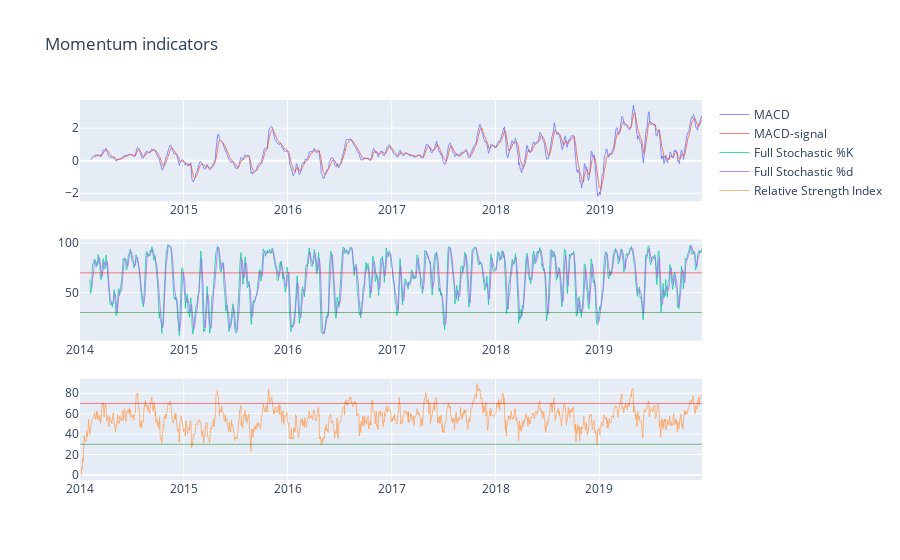

The code cell stored with this chart in its notebook:
### Code cell
from plotly.subplots import make_subplots

# Plotting technical indicators 
fig1 = make_subplots(rows=3, cols=1)
fig1.append_trace(
    go.Scatter(x=full_msft_df.index, 
               y=full_msft_df["macd"],
               mode='lines',
               line=dict(width = 0.75),
               name="MACD"),row = 1,col = 1
    )
fig1.append_trace(
    go.Scatter(x=full_msft_df.index, 
               y=full_msft_df["macd-signal"],
               mode='lines',
               line=dict(width = 0.75),
               name="MACD-signal"),row=1,col=1
    )
fig1.append_trace(
    go.Scatter(x=full_msft_df.index, 
               y=full_msft_df["stoch-%K"],
               mode='lines',
               line=dict(width = 0.75),
               name="Full Stochastic %K"),row=2,col=1
    )
fig1.append_trace(
    go.Scatter(x=full_msft_df.index, 
               y=full_msft_df["stoch-%d"],
               mode='lines',
               line=dict(width = 0.75),
               name="Full Stochastic %d"),row=2,col=1
    )
fig1.append_trace(
    go.Scatter(x=full_msft_df.index, 
               y=full_msft_df["rsi"],
               mode='lines',
               line=dict(width = 0.75),
               name="Relative Strength Index"),row=3,col=1
    )

fig1['layout'].update(
    shapes=[{'type': 'line','y0':70,'y1': 70,'x0':str(full_msft_df.index[0]),
             'x1':str(full_msft_df.index[-1]),'xref':'x2','yref':'y2',
             'line': {'color': 'red','width': 0.5}},
            {'type': 'line','y0':30,'y1': 30,'x0':str(full_msft_df.index[0]),
             'x1':str(full_msft_df.index[-1]),'xref':'x2','yref':'y2',
             'line': {'color': 'green','width': 0.5}},
            {'type': 'line','y0':70,'y1': 70,'x0':str(full_msft_df.index[0]),
             'x1':str(full_msft_df.index[-1]),'xref':'x3','yref':'y3',
             'line': {'color': 'red','width': 0.5}},
            {'type': 'line','y0':30,'y1': 30,'x0':str(full_msft_df.index[0]),
             'x1':str(full_msft_df.index[-1]),
             'xref':'x3','yref':'y3',
             'line': {'color': 'green','width': 0.5}}]
)
fig1.update_layout(title=go.layout.Title(text="Momentum indicators"))
fig1.show()

### Figure 1 — Plotly figure (JSON) as saved in the notebook; plotly's stock layout.template omitted (floating-point values rounded to 4 significant figures; data arrays with more than 128 entries replaced by an {"elided": "..."} marker saying what was removed)
{"data": [{"line": {"width": 0.75}, "mode": "lines", "name": "MACD", "type": "scatter", "x": {"elided": "1507 str values"}, "xaxis": "x", "y": {"elided": "1507 float values"}, "yaxis": "y"}, {"line": {"width": 0.75}, "mode": "lines", "name": "MACD-signal", "type": "scatter", "x": {"elided": "1507 str values"}, "xaxis": "x", "y": {"elided": "1507 float values"}, "yaxis": "y"}, {"line": {"width": 0.75}, "mode": "lines", "name": "Full Stochastic %K", "type": "scatter", "x": {"elided": "1507 str values"}, "xaxis": "x2", "y": {"elided": "1507 float values"}, "yaxis": "y2"}, {"line": {"width": 0.75}, "mode": "lines", "name": "Full Stochastic %d", "type": "scatter", "x": {"elided": "1507 str values"}, "xaxis": "x2", "y": {"elided": "1507 float values"}, "yaxis": "y2"}, {"line": {"width": 0.75}, "mode": "lines", "name": "Relative Strength Index", "type": "scatter", "x": {"elided": "1507 str values"}, "xaxis": "x3", "y": {"elided": "1507 float values"}, "yaxis": "y3"}], "layout": {"shapes": [{"line": {"color": "red", "width": 0.5}, "type": "line", "x0": "2014-01-02 00:00:00", "x1": "2019-12-27 00:00:00", "xref": "x2", "y0": 70, "y1": 70, "yref": "y2"}, {"line": {"color": "green", "width": 0.5}, "type": "line", "x0": "2014-01-02 00:00:00", "x1": "2019-12-27 00:00:00", "xref": "x2", "y0": 30, "y1": 30, "yref": "y2"}, {"line": {"color": "red", "width": 0.5}, "type": "line", "x0": "2014-01-02 00:00:00", "x1": "2019-12-27 00:00:00", "xref": "x3", "y0": 70, "y1": 70, "yref": "y3"}, {"line": {"color": "green", "width": 0.5}, "type": "line", "x0": "2014-01-02 00:00:00", "x1": "2019-12-27 00:00:00", "xref": "x3", "y0": 30, "y1": 30, "yref": "y3"}], "title": {"text": "Momentum indicators"}, "xaxis": {"anchor": "y", "domain": [0, 1]}, "xaxis2": {"anchor": "y2", "domain": [0, 1]}, "xaxis3": {"anchor": "y3", "domain": [0, 1]}, "yaxis": {"anchor": "x", "domain": [0.7333, 1]}, "yaxis2": {"anchor": "x2", "domain": [0.3667, 0.6333]}, "yaxis3": {"anchor": "x3", "domain": [0, 0.2667]}}}
